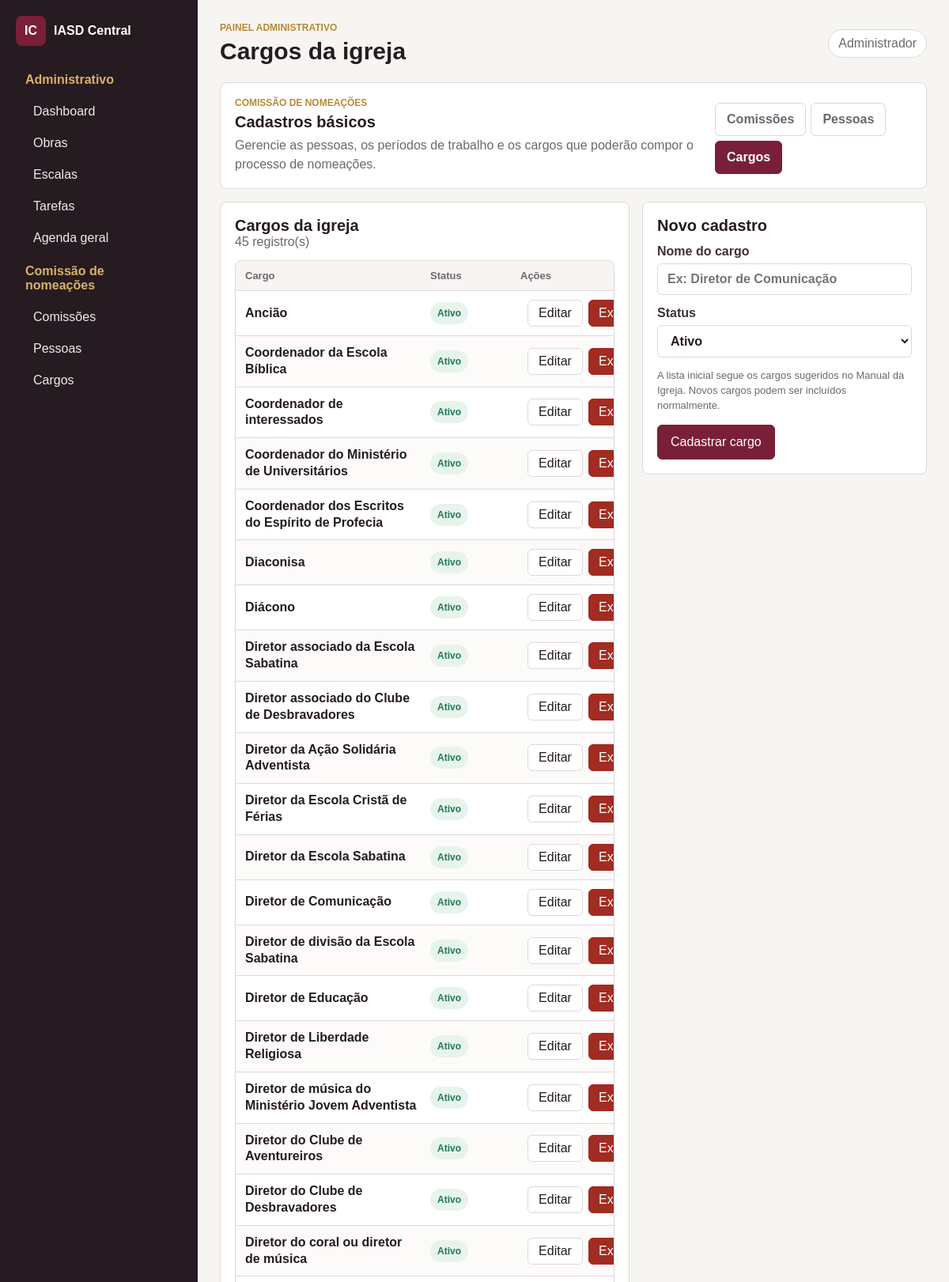
Page /comissao/cargos (signed in, upper part) on the committed database.
### tables this page shows
CREATE TABLE IF NOT EXISTS menus (
  id INT(11) UNSIGNED NOT NULL,
  id_menu_pai INT(11) UNSIGNED NULL DEFAULT NULL,
  nome VARCHAR(120) NOT NULL,
  descricao VARCHAR(255) NULL DEFAULT NULL,
  rota VARCHAR(255) NOT NULL DEFAULT '',
  icone VARCHAR(80) NULL DEFAULT NULL,
  ordem INT(11) NOT NULL DEFAULT 0,
  status ENUM('Ativo','Inativo') NOT NULL DEFAULT 'Ativo',
  tipo ENUM('Separador','Tela') NOT NULL DEFAULT 'Tela',
  nivel VARCHAR(40) NULL DEFAULT NULL,
  chave_permissao VARCHAR(80) NULL DEFAULT NULL,
  created_at TIMESTAMP NULL DEFAULT NULL,
  updated_at TIMESTAMP NULL DEFAULT NULL,
  PRIMARY KEY (id),
  KEY menus_id_menu_pai_index (id_menu_pai),
  KEY menus_status_ordem_index (status, ordem),
  CONSTRAINT menus_id_menu_pai_foreign FOREIGN KEY (id_menu_pai) REFERENCES menus(id) ON DELETE SET NULL
);

CREATE TABLE IF NOT EXISTS users (
  id BIGINT UNSIGNED NOT NULL AUTO_INCREMENT,
  name VARCHAR(160) NOT NULL,
  username VARCHAR(80) NOT NULL,
  password VARCHAR(255) NOT NULL,
  status ENUM('Ativo','Inativo') NOT NULL DEFAULT 'Ativo',
  created_at TIMESTAMP NULL DEFAULT NULL,
  updated_at TIMESTAMP NULL DEFAULT NULL,
  PRIMARY KEY (id),
  UNIQUE KEY users_username_unique (username)
);

CREATE TABLE IF NOT EXISTS com_cargos (
  id BIGINT UNSIGNED NOT NULL AUTO_INCREMENT,
  nome VARCHAR(180) NOT NULL,
  status ENUM('ativo','inativo') NOT NULL DEFAULT 'ativo',
  created_at TIMESTAMP NULL DEFAULT NULL,
  updated_at TIMESTAMP NULL DEFAULT NULL,
  PRIMARY KEY (id),
  UNIQUE KEY com_cargos_nome_unique (nome),
  KEY com_cargos_status_nome_index (status, nome)
);

### resources/views/modules/comissao/index.php (the view, shortened to what the rows shown need)
<?php
$editing = $editing ?? null;
$isEdit = $editing !== null;
$formatCpf = static function (string $cpf): string {
    $digits = preg_replace('/\D+/', '', $cpf) ?? '';
    return strlen($digits) === 11
        ? substr($digits, 0, 3) . '.' . substr($digits, 3, 3) . '.' . substr($digits, 6, 3) . '-' . substr($digits, 9, 2)
        : $cpf;
};
?>
<section class="panel no-margin commission-head">
    <div>
        <span class="eyebrow">Comissão de nomeações</span>
        <h2>Cadastros básicos</h2>
        <p class="muted">Gerencie as pessoas, os períodos de trabalho e os cargos que poderão compor o processo de nomeações.</p>
    </div>
    <nav class="commission-nav" aria-label="Cadastros da comissão">
        <a href="<?= url('/comissao/comissoes') ?>" <?= $section === 'comissoes' ? 'aria-current="page"' : '' ?>>Comissões</a>
        <a href="<?= url('/comissao/pessoas') ?>" <?= $section === 'pessoas' ? 'aria-current="page"' : '' ?>>Pessoas</a>
        <a href="<?= url('/comissao/cargos') ?>" <?= $section === 'cargos' ? 'aria-current="page"' : '' ?>>Cargos</a>
    </nav>
</section>
<div class="commission-layout">
    <section class="panel no-margin registry-panel">
        <div class="registry-title">
            <div>
                <h2><?= e($title) ?></h2>
                <p class="muted"><?= e(count($records)) ?> registro(s)</p>
            </div>
        </div>
        <?php if ($records === []): ?>
            <p class="empty-state">Nenhum registro cadastrado até o momento.</p>
        <?php else: ?>
            <div class="registry-list offices-list">
                <div class="registry-header" aria-hidden="true"><span>Cargo</span><span>Status</span><span>Ações</span></div>
                <?php foreach ($records as $record): ?>
                    <article class="registry-item">
                        <div><small>Cargo</small><strong><?= e($record['nome']) ?></strong></div>
                        <div><small>Status</small><span class="status-badge status-<?= e($record['status']) ?>"><?= e(ucfirst($record['status'])) ?></span></div>
                        <div class="registry-actions">
                            <a class="button small" href="<?= url('/comissao/cargos/' . $record['id'] . '/editar') ?>">Editar</a>
                            <form method="post" action="<?= url('/comissao/cargos/' . $record['id'] . '/excluir') ?>">
                                <button class="button small danger" data-confirm="Remover este cargo?">Excluir</button>
                            </form>
                        </div>
                    </article>
                <?php endforeach; ?>
            </div>
        <?php endif; ?>
    </section>
    <aside class="panel no-margin registry-form-panel">
        <h2><?= e($isEdit ? 'Editar cadastro' : 'Novo cadastro') ?></h2>
        <?php if ($section === 'pessoas'): ?>
            <form method="post" action="<?= $isEdit ? url('/comissao/pessoas/' . $editing['id']) : url('/comissao/pessoas') ?>" class="form">
                <?= Csrf::field() ?>
                <label>Nome
                    <input name="nome" maxlength="160" required autocomplete="name" value="<?= e($editing['nome'] ?? '') ?>">
                </label>
                <label>CPF
                    <input name="cpf" maxlength="14" inputmode="numeric" autocomplete="off" data-cpf-mask required placeholder="000.000.000-00" value="<?= e(isset($editing['cpf']) ? $formatCpf((string) $editing['cpf']) : '') ?>">
                </label>
                <div class="form-actions">
                    <button class="button primary"><?= e($isEdit ? 'Salvar alterações' : 'Cadastrar pessoa') ?></button>
                    <?php if ($isEdit): ?><a class="button" href="<?= url('/comissao/pessoas') ?>">Cancelar</a><?php endif; ?>
                </div>
            </form>
        <?php else: ?>
            <form method="post" action="<?= $isEdit ? url('/comissao/cargos/' . $editing['id']) : url('/comissao/cargos') ?>" class="form">
                <label>Nome do cargo
                    <input name="nome" maxlength="180" required placeholder="Ex: Diretor de Comunicação" value="<?= e($editing['nome'] ?? '') ?>">
                </label>
                <label>Status
                    <select name="status" required>
                        <option value="ativo" <?= ($editing['status'] ?? 'ativo') === 'ativo' ? 'selected' : '' ?>>Ativo</option>
                    </select>
                </label>
                <p class="form-help">A lista inicial segue os cargos sugeridos no Manual da Igreja. Novos cargos podem ser incluídos normalmente.</p>
                <div class="form-actions">
                    <button class="button primary"><?= e($isEdit ? 'Salvar alterações' : 'Cadastrar cargo') ?></button>
                </div>
            </form>
        <?php endif; ?>
    </aside>
</div>

### app/Core/Router.php (shortened to what the rows shown need)
<?php
final class Router
{
    private array $routes = [];
    private function add(string $method, string $path, array $handler): void
    {
        $pattern = preg_replace('/\{([a-zA-Z_][a-zA-Z0-9_]*)}/', '(?P<$1>[0-9]+)', '/' . trim($path, '/'));
        $this->routes[] = [$method, '#^' . $pattern . '$#', $handler];
    }
    public function dispatch(Request $request): void
    {
        foreach ($this->routes as [$method, $pattern, $handler]) {
            if ($method !== $request->method() || !preg_match($pattern, $request->path(), $matches)) {
                continue;
            }
            $params = array_filter($matches, 'is_string', ARRAY_FILTER_USE_KEY);
            [$class, $action] = $handler;
            (new $class())->$action($request, ...array_values($params));
            return;
        }
    }
}

### resources/views/layouts/app.php (shortened to what the rows shown need)
<?php
$user = $user ?? null;
$menus = $menus ?? [];
$templateSettings = (new SettingsRepository())->all();
$fontFamilies = ['Arial' => 'Arial, Helvetica, sans-serif', 'Inter' => 'Inter, Arial, sans-serif', 'Georgia' => 'Georgia, serif', 'System' => 'system-ui, sans-serif'];
$templateFont = $fontFamilies[$templateSettings['font_family']] ?? $fontFamilies['Arial'];
?>
<!doctype html>
<html lang="<?= e($templateSettings['language']) ?>">
<head>
    <link rel="stylesheet" href="<?= asset('css/app.css') ?>">
</head>
<body class="admin-body density-<?= e($templateSettings['layout_density']) ?> theme-<?= e($templateSettings['theme_mode']) ?>" style="--brand: <?= e($templateSettings['brand_color']) ?>; --sidebar-bg: <?= e($templateSettings['sidebar_color']) ?>; --sidebar-width: <?= e($templateSettings['sidebar_width']) ?>px; --app-font: <?= e($templateFont) ?>;">
<aside class="sidebar" id="sidebar">
    <a class="brand" href="<?= url($user ? '/dashboard' : '/') ?>"><span>IC</span><strong>IASD Central</strong></a>
    <nav>
        <?php foreach ($menus as $item): ?>
            <?php if (($item['tipo'] ?? '') === 'Tela'): ?>
                <a href="<?= url((string) $item['rota']) ?>"><?= e($item['nome']) ?></a>
            <?php else: ?>
                <div class="nav-group">
                    <span><?= e($item['nome']) ?></span>
                    <?php foreach (($item['children'] ?? []) as $child): ?>
                        <a href="<?= url((string) $child['rota']) ?>"><?= e($child['nome']) ?></a>
                    <?php endforeach; ?>
                </div>
            <?php endif; ?>
        <?php endforeach; ?>
    </nav>
</aside>
<main class="main">
    <header class="topbar">
        <div>
            <span class="eyebrow">Painel administrativo</span>
            <h1><?= e($title ?? 'Painel') ?></h1>
        </div>
        <span class="user-chip"><?= e($user['name'] ?? 'Acesso direto') ?></span>
    </header>
    <?= $content ?>
</main>
</body>
</html>

### rows in the picture
menus: nome "Administrativo"
menus: nome "Dashboard"
menus: nome "Obras"
menus: nome "Escalas"
menus: nome "Tarefas"
menus: nome "Agenda geral"
menus: nome "Comissão de nomeações"
menus: nome "Comissões"
menus: nome "Pessoas"
menus: nome "Cargos"
users: name "Administrador"
com_cargos: nome "Ancião", status "Ativo"
com_cargos: nome "Coordenador da Escola Bíblica", status "Ativo"
com_cargos: nome "Coordenador de interessados", status "Ativo"
com_cargos: nome "Coordenador do Ministério de Universitários", status "Ativo"
com_cargos: nome "Coordenador dos Escritos do Espírito de Profecia", status "Ativo"
com_cargos: nome "Diaconisa", status "Ativo"
com_cargos: nome "Diácono", status "Ativo"
com_cargos: nome "Diretor associado da Escola Sabatina", status "Ativo"
com_cargos: nome "Diretor associado do Clube de Desbravadores", status "Ativo"
com_cargos: nome "Diretor da Ação Solidária Adventista", status "Ativo"
com_cargos: nome "Diretor da Escola Cristã de Férias", status "Ativo"
com_cargos: nome "Diretor da Escola Sabatina", status "Ativo"
com_cargos: nome "Diretor de Comunicação", status "Ativo"
com_cargos: nome "Diretor de divisão da Escola Sabatina", status "Ativo"
com_cargos: nome "Diretor de Educação", status "Ativo"
com_cargos: nome "Diretor de Liberdade Religiosa", status "Ativo"
com_cargos: nome "Diretor de música do Ministério Jovem Adventista", status "Ativo"
com_cargos: nome "Diretor do Clube de Aventureiros", status "Ativo"
com_cargos: nome "Diretor do Clube de Desbravadores", status "Ativo"
com_cargos: nome "Diretor do coral ou diretor de música", status "Ativo"

### other values in the picture
count($records) "45"
